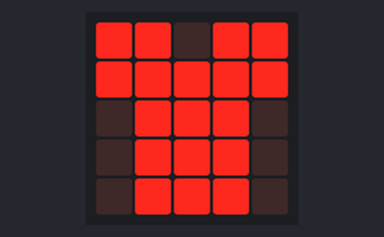
A program run on a simulated BBC micro:bit (MakeCode). On the bench: the board's 5×5 LED display.

Above: at 0.1 s.
At 1.2 s:
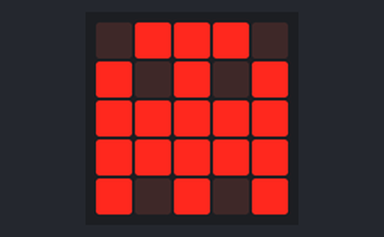
At 2.3 s:
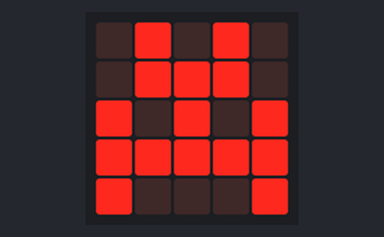
At 3.0 s:
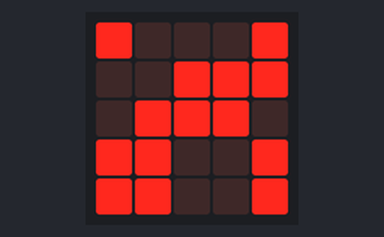

Measured:
- by itself, everything shown: repeats every 3.5 s, in 4 steps
- what the display in image 1 shows lasts 1.1 s, from 1.1 s to 2.2 s
- what the display in image 2 shows lasts 0.7 s, from 2.2 s to 2.9 s
- what the display in image 3 shows lasts 0.6 s, from 2.9 s to 3.5 s

The program:

main.ts
```typescript
basic.forever(function () {
    basic.showIcon(IconNames.TShirt)
    basic.pause(500)
    basic.showIcon(IconNames.Ghost)
    basic.pause(500)
    basic.showLeds(`
        . # . # .
        . # # # .
        # . # . #
        # # # # #
        # . . . #
        `)
    basic.pause(300)
    basic.showLeds(`
        # . . . #
        . . # # #
        . # # # .
        # # . . #
        # # . . #
        `)
    basic.pause(200)
})
```

test.ts
```typescript
// test ender her, dette bliver ikke kompileret, når denne pakke bruges som en udvidelse.
```
